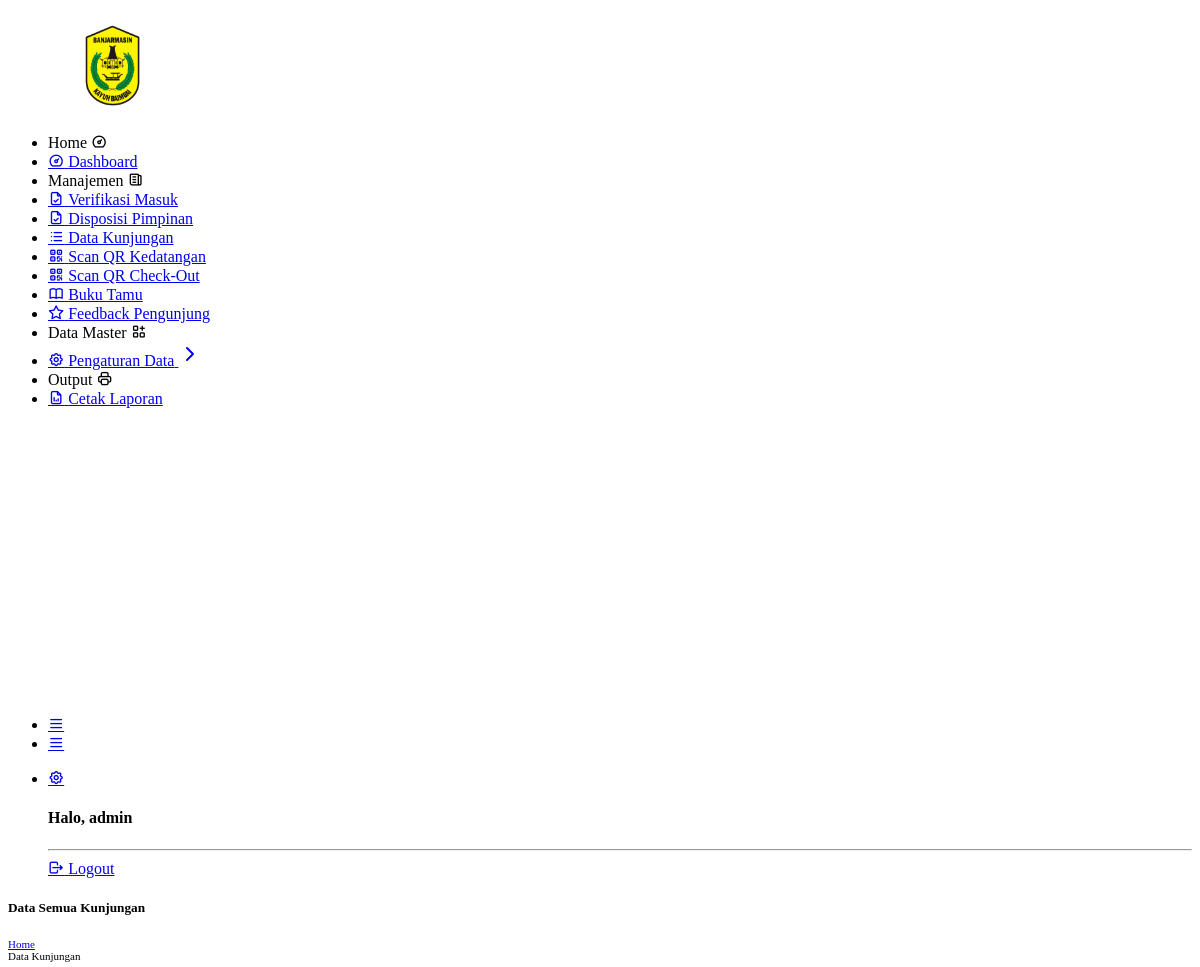
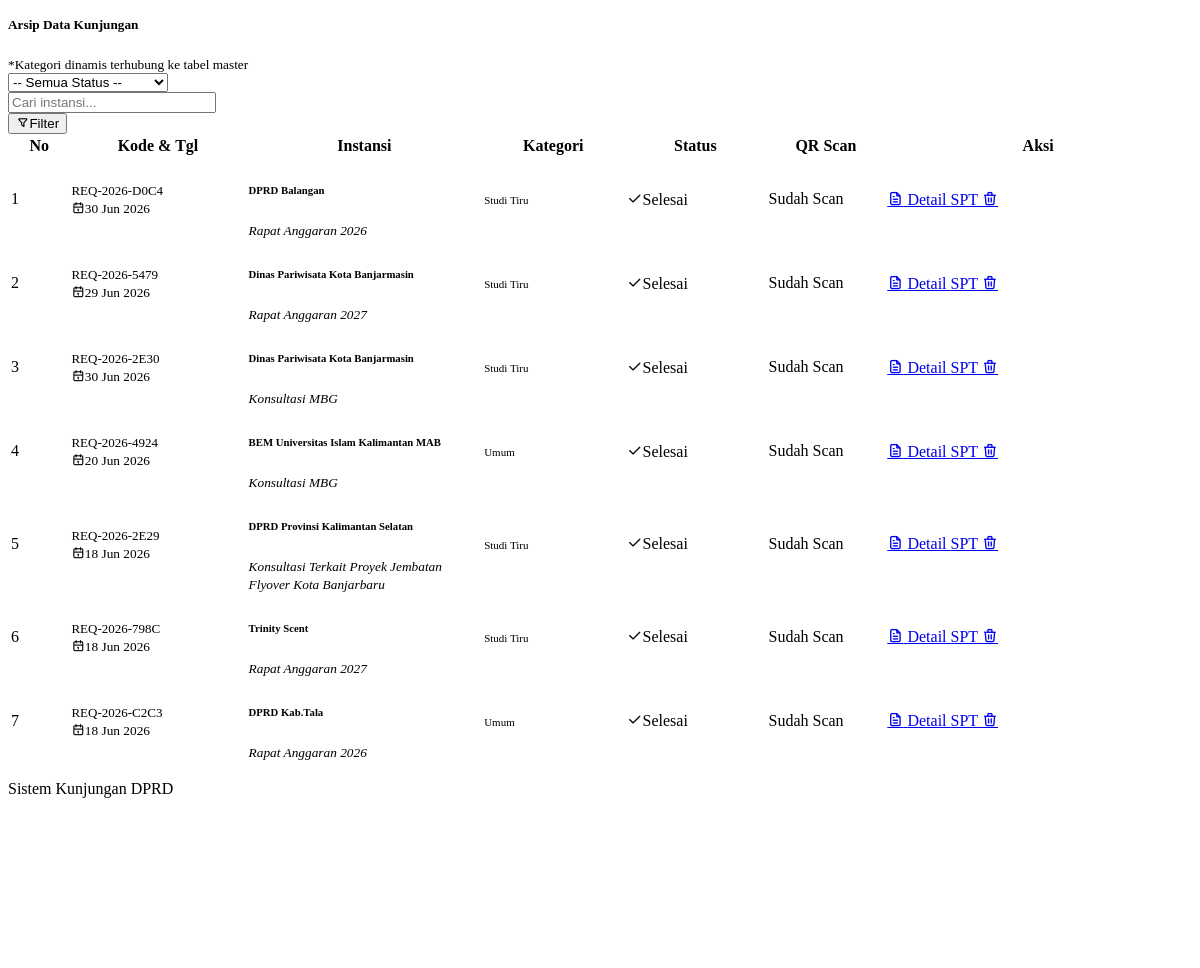
The app's page /admin/data_kunjungan.php (signed in) with its own data (2 pictures, top to bottom).
### tables this page shows
CREATE TABLE `kunjungan` (
  `id_kunjungan` int NOT NULL,
  `kode_booking` varchar(20) DEFAULT NULL,
  `email_pemohon` varchar(100) DEFAULT NULL,
  `no_hp_pemohon` varchar(20) DEFAULT NULL,
  `no_register` varchar(50) DEFAULT NULL,
  `jenis_pendaftaran` enum('online','walk-in') DEFAULT 'online',
  `id_kategori` int DEFAULT NULL,
  `tgl_surat_permohonan` date DEFAULT NULL,
  `tgl_kunjungan` date DEFAULT NULL,
  `waktu_kunjungan` time DEFAULT NULL,
  `nama_instansi_tamu` varchar(150) DEFAULT NULL,
  `alamat_instansi` text,
  `jumlah_peserta_rencana` int DEFAULT NULL,
  `materi_kunjungan` text,
  `file_surat_permohonan` varchar(255) DEFAULT NULL,
  `no_skk` varchar(100) DEFAULT NULL,
  `tgl_skk` date DEFAULT NULL,
  `instansi_pengirim_skk` varchar(150) DEFAULT NULL,
  `perihal_skk` varchar(255) DEFAULT NULL,
  `file_skk` varchar(255) DEFAULT NULL,
  `id_pj` int DEFAULT NULL,
  `id_ruangan` int DEFAULT NULL,
  `id_admin_verif` int DEFAULT NULL,
  `status_kegiatan` enum('pending','dijadwalkan','sedang berkunjung','selesai','batal') DEFAULT 'pending',
  `alasan_pembatalan` text,
  `tgl_pembatalan` datetime DEFAULT NULL,
  `qr_code_data` varchar(500) DEFAULT NULL,
  `qr_code_path` varchar(255) DEFAULT NULL,
  `status_kehadiran` enum('belum','hadir','selesai') DEFAULT 'belum',
  `waktu_scan` timestamp NULL DEFAULT NULL,
  `batas_waktu_kunjungan` datetime DEFAULT NULL,
  `waktu_checkout` timestamp NULL DEFAULT NULL,
  `created_at` timestamp NOT NULL DEFAULT CURRENT_TIMESTAMP
);

### admin/data_kunjungan.php (the view, shortened to what this page needs)
<?php
include 'template/header.php';
include 'template/sidebar.php';
?>
<div class="page-header">
  <div class="page-block">
    <div class="row align-items-center">
      <div class="col-md-12">
        <div class="page-header-title">
          <h5 class="m-b-5">Data Semua Kunjungan</h5>
        </div>
        <ul class="breadcrumb mb-3" style="background:transparent; padding:0; font-size:11px;">
          <li class="breadcrumb-item"><a href="dashboard.php">Home</a></li>
          <li class="breadcrumb-item text-muted">Data Kunjungan</li>
        </ul>
      </div>
    </div>
  </div>
</div>
<div class="row">
  <div class="col-sm-12">
    <div class="card shadow-sm border-dark">
      <div class="card-header bg-dark text-white d-flex justify-content-between align-items-center">
        <h5 class="mb-0 text-white">Arsip Data Kunjungan</h5>
        <small class="text-warning">*Kategori dinamis terhubung ke tabel master</small>
      </div>
      <div class="card-body">
        <form method="GET" action="" class="row g-2 mb-4 align-items-center">
          <div class="col-auto">
            <select name="status" class="form-select border-dark" style="min-width: 160px;">
              <option value="">-- Semua Status --</option>
            </select>
          </div>
          <div class="col-auto">
            <input type="text" name="cari" class="form-control border-dark" placeholder="Cari instansi..." value="<?= isset($_GET['cari']) ? htmlspecialchars($_GET['cari']) : ''; ?>" style="min-width: 200px;">
          </div>
          <div class="col-auto">
            <button type="submit" class="btn btn-dark px-4"><i class="ti ti-filter me-1"></i>Filter</button>
          </div>
        </form>
        <div class="table-responsive">
          <table class="table table-hover table-bordered align-middle" id="tabelKunjungan">
            <thead class="table-dark">
              <tr>
                <th width="5%" class="text-center">No</th>
                <th width="15%">Kode &amp; Tgl</th>
                <th width="20%">Instansi</th>
                <th width="12%">Kategori</th>
                <th width="12%" class="text-center">Status</th>
                <th width="10%" class="text-center">QR Scan</th>
                <th class="text-center" width="26%">Aksi</th>
              </tr>
            </thead>
            <tbody>
              <?php
              $no = 1;
              if (isset($koneksi)) {
                $query = "SELECT kunjungan.*, IFNULL(kategori_kunjungan.nama_kategori, 'Umum') as nama_kategori
                          FROM kunjungan
                          LEFT JOIN kategori_kunjungan ON kunjungan.id_kategori = kategori_kunjungan.id_kategori";
                $query .= " ORDER BY kunjungan.id_kunjungan DESC";
                $result = mysqli_query($koneksi, $query);
                if ($result && mysqli_num_rows($result) > 0) {
                  while ($d = mysqli_fetch_array($result)) {
                    $status = strtolower($d['status_kegiatan'] ?? 'pending');
                    $instansi = $d['nama_instansi_tamu'] ?? 'Instansi Tidak Diketahui';
                    $kategori_text = $d['nama_kategori'];
                    if ($status == 'selesai' || $status == 'sedang berkunjung') {
                      $status_qr_html = '<span class="badge bg-light-success text-success border border-success px-2 py-1">Sudah Scan</span>';
                    } elseif ($status == 'dijadwalkan') {
                      $status_qr_html = '<span class="badge bg-light-warning text-warning border border-warning px-2 py-1">Belum Scan</span>';
                    } else {
                      $status_qr_html = '<small class="text-muted font-italic">Belum Generate</small>';
                    }
                    ?>
                    <tr>
                      <td class="text-center"><?= $no++; ?></td>
                      <td>
                        <span class="fw-bold text-dark font-monospace" style="font-size:13px;"><?= htmlspecialchars($d['kode_booking']); ?></span><br>
                        <small class="text-muted"><i class="ti ti-calendar me-1"></i><?= date('d M Y', strtotime($d['tgl_kunjungan'])); ?></small>
                      </td>
                      <td>
                        <h6 class="mb-0 fw-bold"><?= htmlspecialchars($instansi); ?></h6>
                        <small class="text-muted"><em><?= htmlspecialchars($d['materi_kunjungan'] ?? ''); ?></em></small>
                      </td>
                      <td>
                        <span class="badge bg-light-secondary text-dark border" style="font-size: 11px;"><?= htmlspecialchars($kategori_text); ?></span>
                      </td>
                      <td class="text-center">
                        <?php
                        if ($status == 'pending') {
                            echo '<span class="badge bg-warning">Pending</span>';
                        } elseif ($status == 'dijadwalkan') {
                            echo '<span class="badge bg-primary">Dijadwalkan</span>';
                        } elseif ($status == 'sedang berkunjung') {
                            echo '<span class="badge bg-info text-white"><i class="ti ti-loader rotate-refresh me-1"></i>Berkunjung</span>';
                        } elseif ($status == 'selesai') {
                            echo '<span class="badge bg-success"><i class="ti ti-check me-1"></i>Selesai</span>';
                        } else {
                            echo '<span class="badge bg-danger">Batal</span>';
                        }
                        ?>
                      </td>
                      <td class="text-center"><?= $status_qr_html; ?></td>
                      <td class="text-center">
                        <div class="d-flex gap-1 justify-content-center flex-wrap">
                          <a href="detail_kunjungan.php?id=<?= $d['id_kunjungan']; ?>" class="btn btn-dark btn-sm" title="Detail">
                            <i class="ti ti-file-text"></i> Detail
                          </a>
                          <a href="input_spt.php?id=<?= $d['id_kunjungan']; ?>" class="btn btn-outline-dark btn-sm <?= ($status == 'pending' || $status == 'batal') ? 'disabled opacity-50' : ''; ?>" title="Input SPT">
                            <i class="ti ti-file-description"></i> SPT
                          </a>
                          <a href="data_kunjungan.php?aksi=hapus&id=<?= $d['id_kunjungan']; ?>" class="btn btn-danger btn-sm" onclick="return confirm('Hapus permanen arsip kunjungan ini?')" title="Hapus">
                            <i class="ti ti-trash"></i>
                          </a>
                        </div>
                      </td>
                    </tr>
                    <?php
                  }
                }
              }
              ?>
            </tbody>
          </table>
        </div>
      </div>
    </div>
  </div>
</div>
<?php
include 'template/footer.php';
?>

### records on screen
kunjungan: kode_booking "REQ-2026-D0C4", tgl_kunjungan "30 Jun 2026", nama_instansi_tamu "DPRD Balangan", materi_kunjungan "Rapat Anggaran 2026", kategori_text "Studi Tiru", status_kegiatan "selesai" (drawn)
kunjungan: kode_booking "REQ-2026-5479", tgl_kunjungan "29 Jun 2026", nama_instansi_tamu "Dinas Pariwisata Kota Banjarmasin", materi_kunjungan "Rapat Anggaran 2027", kategori_text "Studi Tiru", status_kegiatan "selesai" (drawn)
kunjungan: kode_booking "REQ-2026-2E30", tgl_kunjungan "30 Jun 2026", nama_instansi_tamu "Dinas Pariwisata Kota Banjarmasin", materi_kunjungan "Konsultasi MBG", kategori_text "Studi Tiru", status_kegiatan "selesai" (drawn)
kunjungan: kode_booking "REQ-2026-4924", tgl_kunjungan "20 Jun 2026", nama_instansi_tamu "BEM Universitas Islam Kalimantan MAB", materi_kunjungan "Konsultasi MBG", kategori_text "Umum", status_kegiatan "selesai" (drawn)
kunjungan: kode_booking "REQ-2026-2E29", tgl_kunjungan "18 Jun 2026", nama_instansi_tamu "DPRD Provinsi Kalimantan Selatan", materi_kunjungan "Konsultasi Terkait Proyek Jembatan Flyover Kota Banjarbaru", kategori_text "Studi Tiru", status_kegiatan "selesai" (drawn)
kunjungan: kode_booking "REQ-2026-798C", tgl_kunjungan "18 Jun 2026", nama_instansi_tamu "Trinity Scent", materi_kunjungan "Rapat Anggaran 2027", kategori_text "Studi Tiru", status_kegiatan "selesai" (drawn)
kunjungan: kode_booking "REQ-2026-C2C3", tgl_kunjungan "18 Jun 2026", nama_instansi_tamu "DPRD Kab.Tala", materi_kunjungan "Rapat Anggaran 2026", kategori_text "Umum", status_kegiatan "selesai" (drawn)

### other values on screen
$_SESSION['nama'] "admin"
